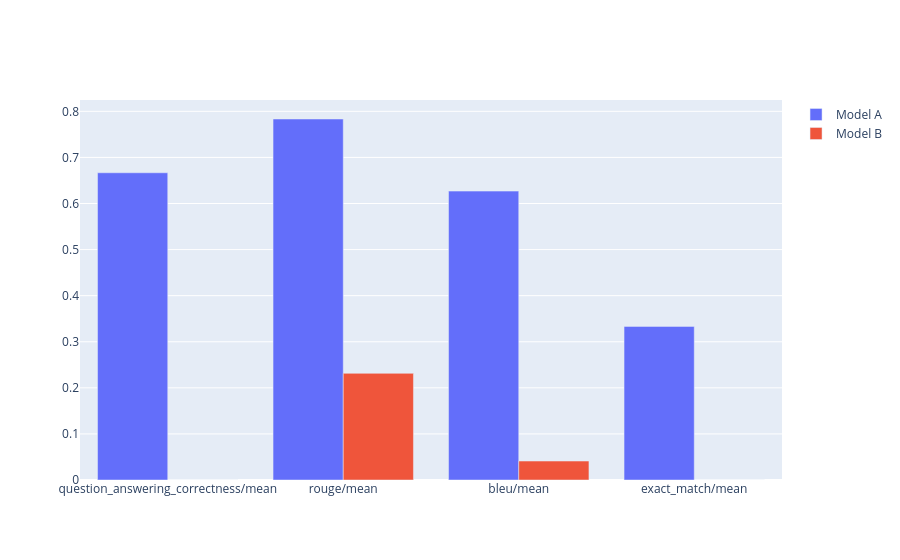

Notebook cell for this chart:
### Code cell
notebook_utils.display_bar_plot(
    referenced_eval_results,
    metrics=[
        "question_answering_correctness",
        "rouge",
        "bleu",
        "exact_match",
    ],
)

### Figure 1 — Plotly figure (JSON) as saved in the notebook; plotly's stock layout.template omitted (floating-point values rounded to 4 significant figures)
{"data": [{"name": "Model A", "type": "bar", "x": ["question_answering_correctness/mean", "rouge/mean", "bleu/mean", "exact_match/mean"], "y": [0.6667, 0.7834, 0.6269, 0.3333]}, {"name": "Model B", "type": "bar", "x": ["question_answering_correctness/mean", "rouge/mean", "bleu/mean", "exact_match/mean"], "y": [0, 0.2315, 0.04113, 0]}], "layout": {"barmode": "group", "showlegend": true}}
